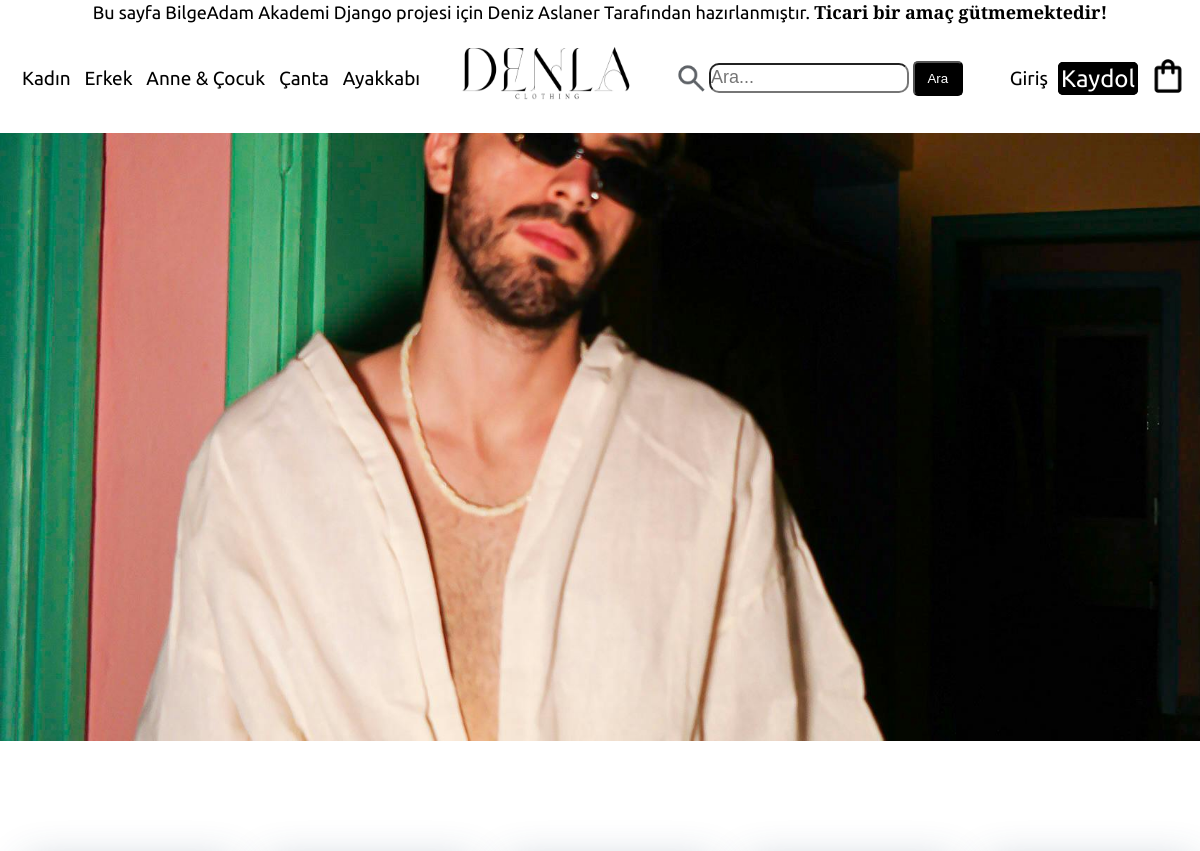
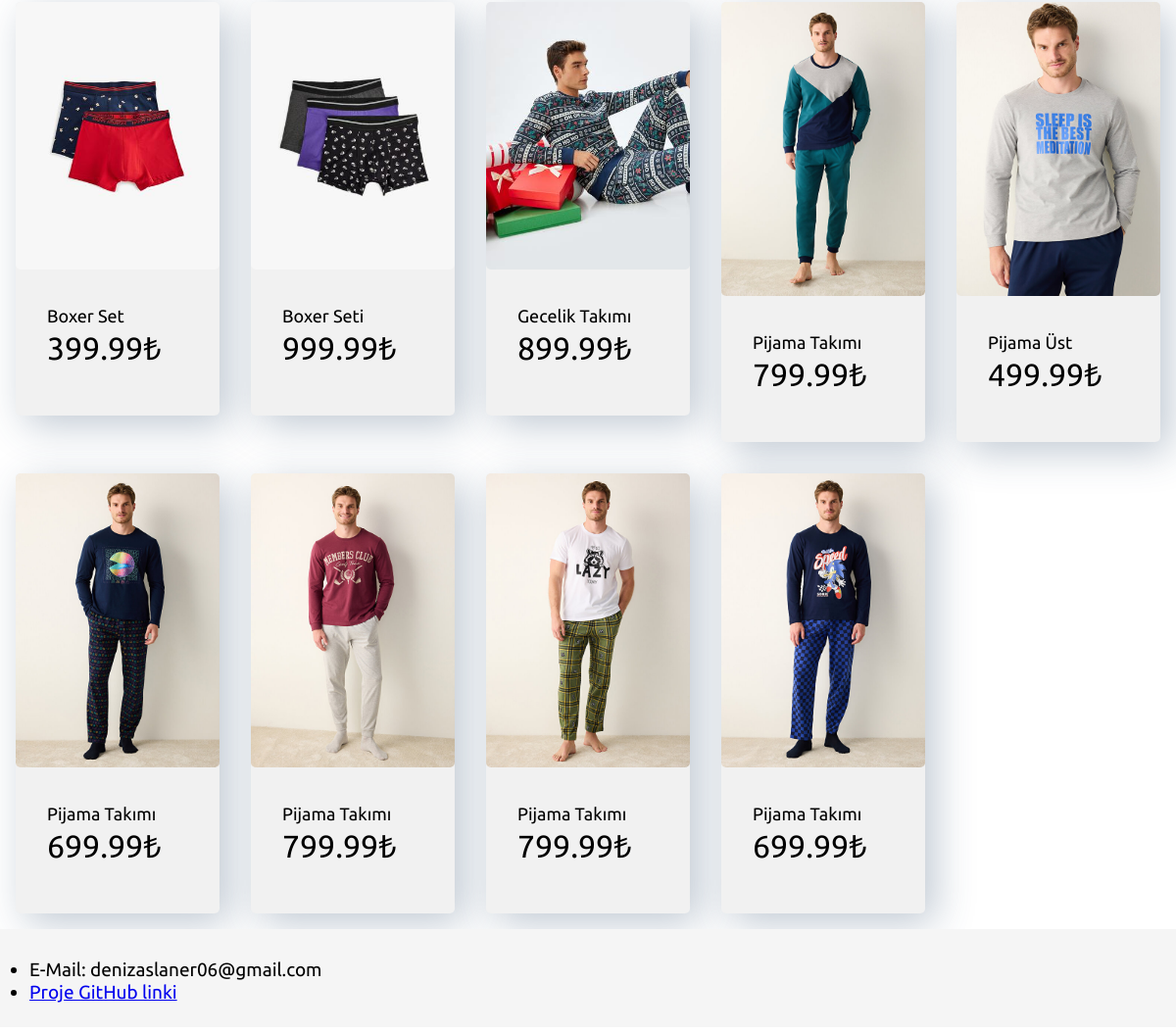
The app's page /category/Erkek/Erkek-İç-Giyim with its own data (2 pictures, top to bottom).
### product/models.py (models this page shows, shortened)
class Product(models.Model):
    name = models.CharField(max_length=255)
    description = models.TextField(blank=True, null=True)
    price = models.DecimalField(max_digits=8, decimal_places=2)
    category = models.ForeignKey(Category, on_delete=models.SET_NULL, blank=True, null=True, related_name='products')
    stock = models.IntegerField(default=0)
    image = models.ImageField(upload_to='products/images')

### category/views.py (called while the page is built)
def category(request, category_name):
    category = get_object_or_404(Category, name=category_name)
    categories = [category] + list(category.children.all())
    products = Product.objects.filter(category__in=categories)
    return render(request, 'pages/category.html', {'category_name': category_name, 'products': products})

### templates/pages/category.html (shortened to what this page needs)
{% extends 'pages/base.html' %}
{% block content %}
{% load static %}
 <h1>{{ category_name|title }} Kategorisi</h1>
    {% if category_name == "Kadın" %}
<div class="kadin-bg-img"></div>
<section class="pop-prod">
        <div class="pop-prod__container">
          <div class="row">
            {% for product in products %}
              <a href="{% url 'product:Product' product.id %}">
            <div class="card-container col-5">
              <div class="card">
                <img src="{{ product.image.url }}" class="card-img img-fluid" alt="{{ product.name }}" />
                <div class="card-body">
                  <h1>{{ product.name }}</h1>
                  <p>{{ product.price }}₺</p>
                </div>
              </div>
            </div>
              </a>
            {% endfor %}
          </div>
        </div>
      </section>
    {% elif category_name == "Erkek-İç-Giyim" %}
        <p>Bu sayfa erkek iç giyim kategorisine aittir.</p>
<div class="erkek-ic-bg-img"></div>
<section class="pop-prod">
        <div class="pop-prod__container">
          <div class="row">
            {% for product in products %}
              <a href="{% url 'product:Product' product.id %}">
            <div class="card-container col-5">
              <div class="card">
                <img src="{{ product.image.url }}" class="card-img img-fluid" alt="{{ product.name }}" />
                <div class="card-body">
                  <h1>{{ product.name }}</h1>
                  <p>{{ product.price }}₺</p>
                </div>
              </div>
            </div>
              </a>
            {% endfor %}
          </div>
        </div>
      </section>
    {% else %}
        <p>Bu sayfa bulunamadı.</p>
    {% endif %}
{% endblock content %}

### static/css/styles.css (style rules this page uses)
* { box-sizing: border-box; margin: 0; padding: 0; }
body, html { font-family: "Playfair Display", "Ubuntu", sans-serif; height: 100%; display: flex; flex-direction: column; }
.erkek-ic-bg-img { background-image: url("../images/erkek-ic.jpg"); height: 700px; background-size: cover; background-position: 90% 55%; }
.col-5 { float: left; width: 20%; box-sizing: border-box; }
.row { width: 100%; margin-top: 6rem; }
.row a { text-decoration: none; color: black; }
.row::after { content: ""; display: block; clear: both; }
.img-fluid { width: 100%; }
.pop-prod__container { margin: 0; width: 100%; }
.pop-prod__container h1 { font-size: 2rem; }
.pop-prod__container p { font-size: 2rem; padding-bottom: 1rem; }
.card { background-color: #f1f1f1; border-radius: 5px; cursor: pointer; box-shadow: 10px 10px 40px rgba(46, 76, 109, 0.3); transition: all 0.6s; }
.card h1 { font-size: 18px; }
.card-container { padding: 1rem; width: 20%; }
.card-img { max-height: 300px; border-radius: 5px; }
.card-body { padding: 2rem; }

### records on screen
Product: image (picture), name "Boxer Set", price "399.99"
Product: image (picture), name "Boxer Seti", price "999.99"
Product: image (picture), name "Gecelik Takımı", price "899.99"
Product: image (picture), name "Pijama Takımı", price "799.99"
Product: image (picture), name "Pijama Üst", price "499.99"
Product: image (picture), name "Pijama Takımı", price "699.99"
Product: image (picture), name "Pijama Takımı", price "799.99"
Product: image (picture), name "Pijama Takımı", price "799.99"
Product: image (picture), name "Pijama Takımı", price "699.99"
